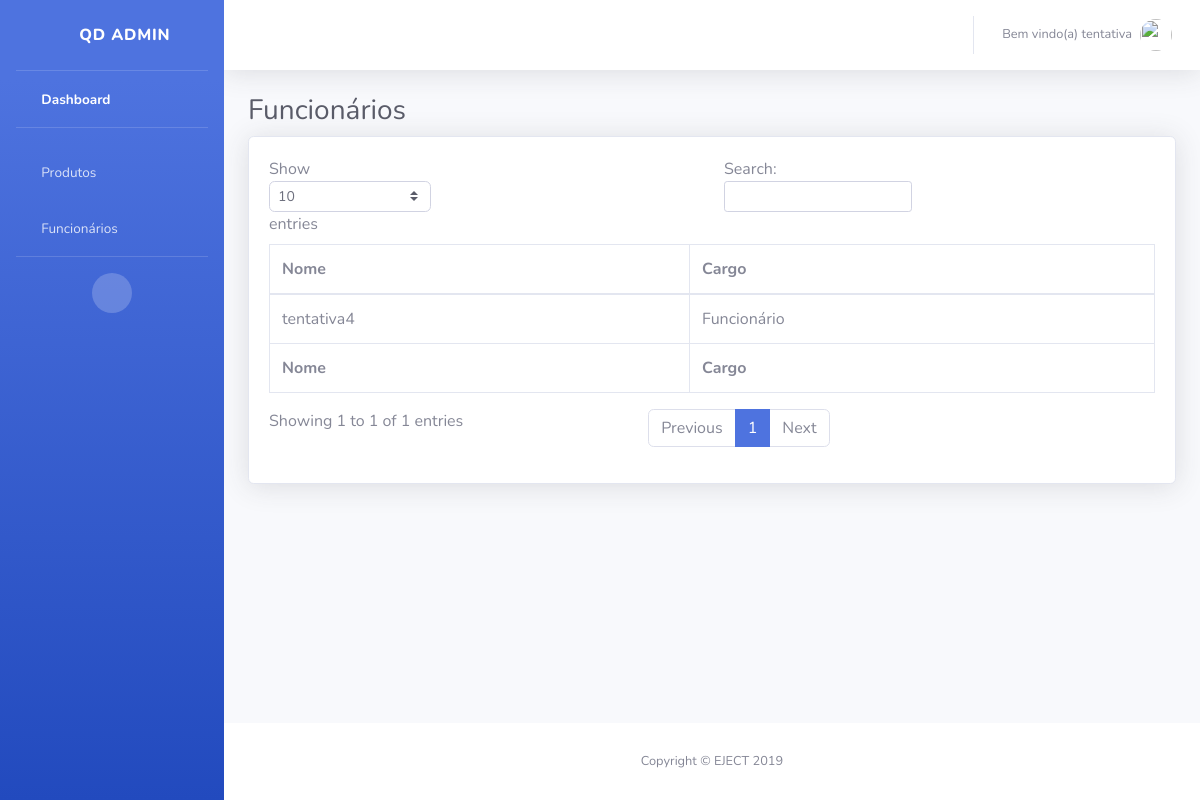
Before: /usuarios/ (signed in) with the older database file.
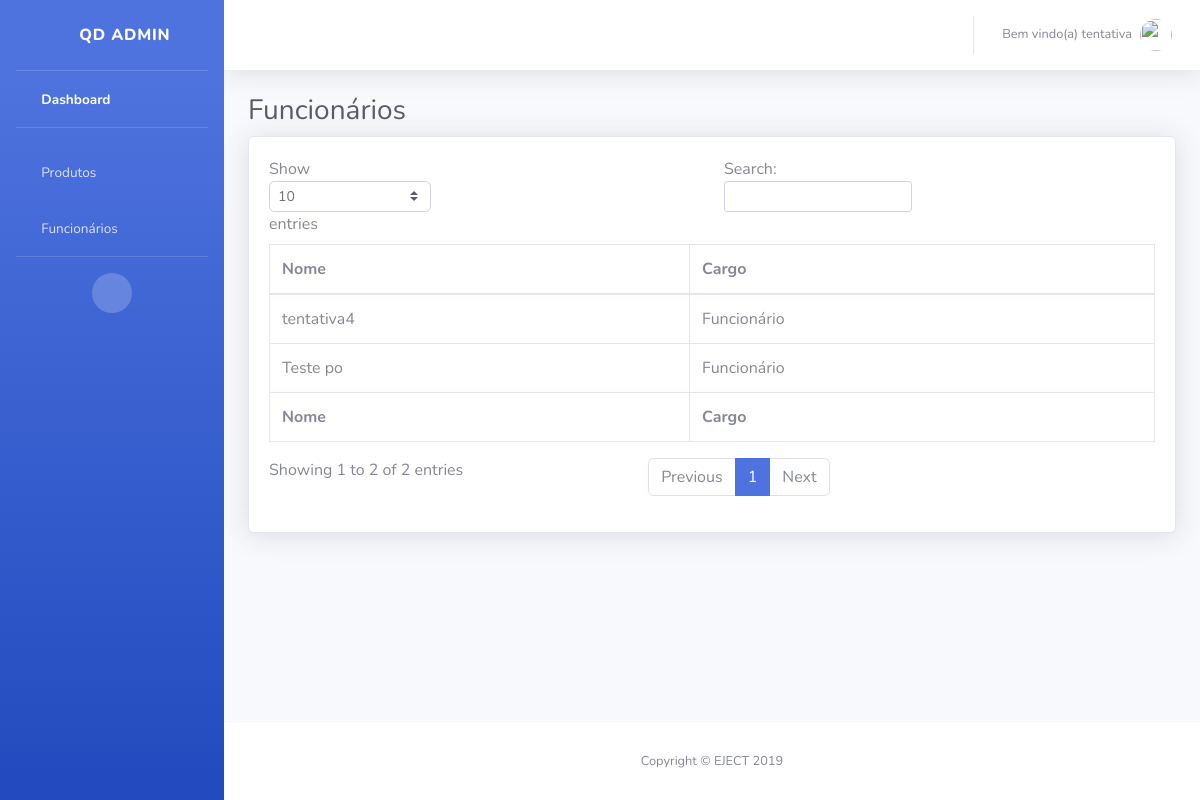
After: the same page with the newer database file.
### user/models.py (models this page shows, shortened)
class Employee(models.Model):
    user = models.OneToOneField(User, on_delete=models.CASCADE)
    office = models.CharField('Posto de trabalho', max_length=50)
    class Meta:
        permissions = (('superadmin', 'Super Admin'), )

### user/views.py (the view)
# urls.py: path('', user_list, name='user_list'),
@login_required
@permission_required('user.view_employee')
def user_list(request):
    if request.user.has_perm('user.superadmin'):
        employees = Employee.objects.all().prefetch_related('user')
    else:
        employees = Employee.objects.filter(
            office='Funcionário').prefetch_related('user')
    return render(request, 'user/user_list.html', {'employees': employees})

### user/templates/user/user_list.html (shortened to what this page needs)
{% extends 'base.html' %}
{% load static %}
{% block content %}
<h1 class="h3 mb-2 text-gray-800">Funcionários</h1>
<div class="card shadow mb-4">
  <div class="card-body">
    <div class="table-responsive">
      <table class="table table-bordered" id="dataTable" width="100%" cellspacing="0">
        <thead>
          <tr>
            <th>Nome</th>
            <th>Cargo</th>
          </tr>
        </thead>
        <tfoot>
          <tr>
            <th>Nome</th>
            <th>Cargo</th>
          </tr>
        </tfoot>
        <tbody>
          {% for employee in employees %}
          <tr>
            <td>{{ employee.user }}</td>
            <td>{{ employee.office }}</td>
          </tr>
          {% endfor %}
        </tbody>
      </table>
    </div>
  </div>
</div>
{% endblock %}

Changed rows visible on the page:
added Employee: user "Teste po", office "Funcionário"
Other visible differences:
text written by a page script: "Show entries Search: Showing 1 to 1 of 1 entries Previous 1 Next" → "Show entries Search: Showing 1 to 2 of 2 entries Previous 1 Next"
